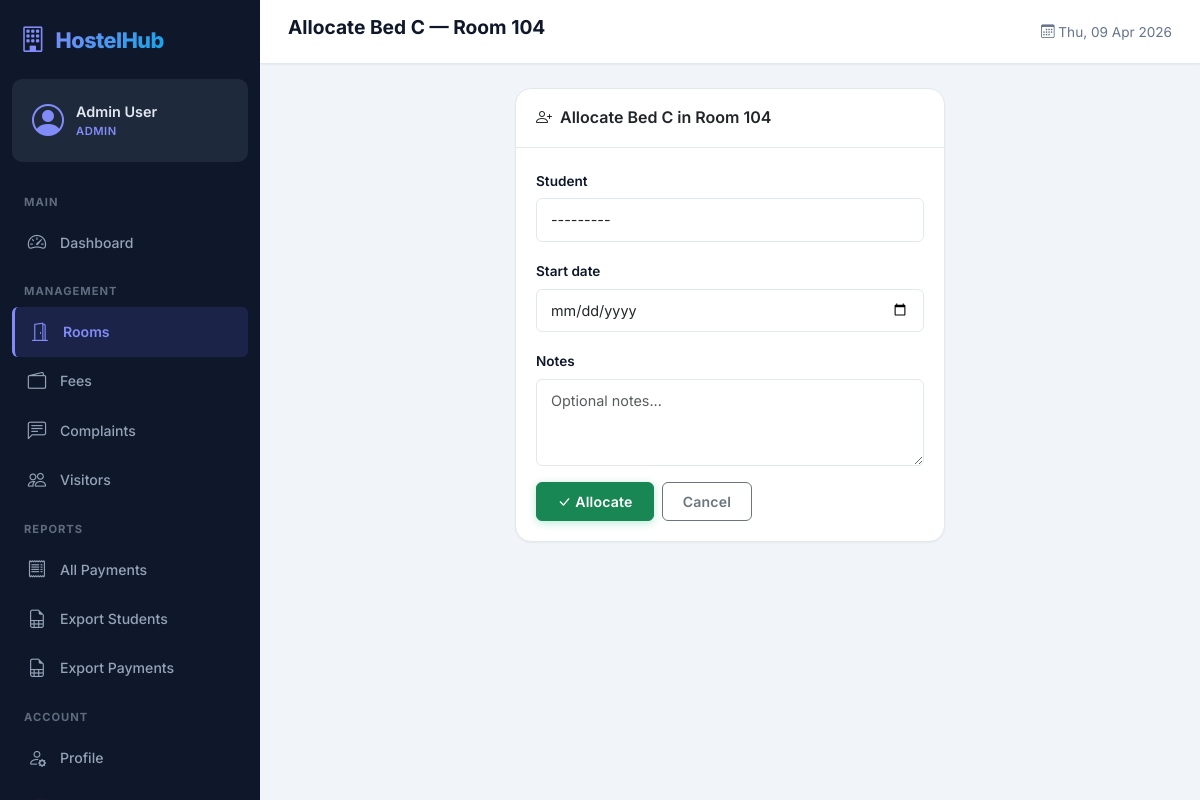
Screenshot of /rooms/allocate/8/ (signed in) with the database file from the repository.
### apps/accounts/models.py (models this page shows, shortened)
class CustomUser(AbstractUser):
    ROLE_CHOICES = [
        ('student', 'Student'),
        ('admin', 'Admin'),
        ('warden', 'Warden'),
    ]
    role = models.CharField(max_length=10, choices=ROLE_CHOICES, default='student')
    phone = models.CharField(max_length=15, blank=True)
    parent_phone = models.CharField(max_length=15, blank=True, verbose_name='Parent/Guardian Phone')
    address = models.TextField(blank=True)
    institution = models.CharField(max_length=200, blank=True, verbose_name='College/Institution')
    profile_pic = models.ImageField(upload_to='profile_pics/', blank=True, null=True)
    class Meta:
        verbose_name = 'User'
        verbose_name_plural = 'Users'
    def __str__(self):
        return f"{self.get_full_name() or self.username} ({self.get_role_display()})"
    @property
    def is_student(self):
        return self.role == 'student'
    @property
    def is_hostel_admin(self):
        return self.role == 'admin' or self.is_superuser

### apps/rooms/models.py (models this page shows, shortened)
class Bed(models.Model):
    STATUS_CHOICES = [
        ('available', 'Available'),
        ('occupied', 'Occupied'),
        ('maintenance', 'Under Maintenance'),
    ]
    room = models.ForeignKey(Room, on_delete=models.CASCADE, related_name='beds')
    bed_label = models.CharField(max_length=10, help_text='e.g., A, B, C')
    status = models.CharField(max_length=15, choices=STATUS_CHOICES, default='available')
    class Meta:
        unique_together = ('room', 'bed_label')
        ordering = ['room', 'bed_label']

class Room(models.Model):
    ROOM_TYPE_CHOICES = [
        ('single', 'Single'),
        ('double', 'Double'),
        ('triple', 'Triple'),
        ('dormitory', 'Dormitory'),
    ]
    room_number = models.CharField(max_length=20, unique=True)
    floor = models.PositiveIntegerField(default=1)
    room_type = models.CharField(max_length=10, choices=ROOM_TYPE_CHOICES, default='double')
    total_beds = models.PositiveIntegerField(default=2)
    is_ac = models.BooleanField(default=False, verbose_name='Air Conditioned')
    monthly_rent = models.DecimalField(max_digits=10, decimal_places=2, default=5000.00)
    description = models.TextField(blank=True)
    created_at = models.DateTimeField(auto_now_add=True)
    class Meta:
        ordering = ['floor', 'room_number']

### apps/rooms/views.py (the view)
    def wrapper(request, *args, **kwargs):
        if not request.user.is_authenticated:
            return redirect('accounts:login')
        if not (request.user.is_hostel_admin or request.user.is_warden):
            messages.error(request, 'Access denied. Admin/Warden only.')
            return redirect('dashboard:home')
        return view_func(request, *args, **kwargs)

### apps/rooms/forms.py
class AllocationForm(forms.ModelForm):
    student = forms.ModelChoiceField(
        queryset=CustomUser.objects.filter(role='student'),
        widget=forms.Select(attrs={'class': 'form-control'})
    )
    class Meta:
        model = Allocation
        fields = ['student', 'start_date', 'notes']
        widgets = {
            'start_date': forms.DateInput(attrs={
                'class': 'form-control',
                'type': 'date'
            }),
            'notes': forms.Textarea(attrs={
                'class': 'form-control',
                'rows': 3,
                'placeholder': 'Optional notes...'
            }),
        }

### apps/rooms/views.py (called while the page is built)
def admin_required(view_func):
    def wrapper(request, *args, **kwargs):
        if not request.user.is_authenticated:
            return redirect('accounts:login')
        if not (request.user.is_hostel_admin or request.user.is_warden):
            messages.error(request, 'Access denied. Admin/Warden only.')
            return redirect('dashboard:home')
        return view_func(request, *args, **kwargs)
    return wrapper

@admin_required
def allocate_bed(request, bed_id):
    bed = get_object_or_404(Bed, pk=bed_id)
    if bed.status != 'available':
        messages.error(request, 'This bed is not available for allocation.')
        return redirect('rooms:room_detail', pk=bed.room.pk)
    if request.method == 'POST':
        form = AllocationForm(request.POST)
        if form.is_valid():
            allocation = form.save(commit=False)
            allocation.bed = bed
            allocation.allocated_by = request.user
            allocation.save()
            messages.success(request, f'Bed {bed.bed_label} in Room {bed.room.room_number} allocated to {allocation.student.get_full_name()}.')
            return redirect('rooms:room_detail', pk=bed.room.pk)
    else:
        form = AllocationForm()
    return render(request, 'rooms/allocate_bed.html', {
        'form': form,
        'bed': bed,
    })

### templates/rooms/allocate_bed.html (shortened to what this page needs)
{% extends 'base.html' %}
{% block page_title %}Allocate Bed {{ bed.bed_label }} — Room {{ bed.room.room_number }}{% endblock %}
{% block content %}
<div class="row justify-content-center">
    <div class="col-lg-6">
        <div class="card animate-slide-up">
            <div class="card-header">
                <i class="bi bi-person-plus me-2"></i>Allocate Bed {{ bed.bed_label }} in Room {{ bed.room.room_number }}
            </div>
            <div class="card-body">
                <form method="POST">
                    {% for field in form %}
                    <div class="mb-3">
                        <label class="form-label">{{ field.label }}</label>
                        {{ field }}
                    </div>
                    {% endfor %}
                    <div class="d-flex gap-2">
                        <button type="submit" class="btn btn-success">
                            <i class="bi bi-check-lg me-1"></i>Allocate
                        </button>
                        <a href="{% url 'rooms:room_detail' bed.room.pk %}" class="btn btn-outline-secondary">Cancel</a>
                    </div>
                </form>
            </div>
        </div>
    </div>
</div>
{% endblock %}

### templates/base.html (shortened to what this page needs)
{% load static %}
<!DOCTYPE html>
<html lang="en" data-bs-theme="light">
<head>
    <link href="https://cdn.jsdelivr.net/npm/bootstrap@5.3.3/dist/css/bootstrap.min.css" rel="stylesheet">
    <link rel="stylesheet" href="https://cdn.jsdelivr.net/npm/bootstrap-icons@1.11.3/font/bootstrap-icons.min.css">
    <link rel="stylesheet" href="{% static 'css/style.css' %}">
</head>
<body>
    {% if user.is_authenticated %}
    <div class="app-wrapper">
        <nav class="sidebar" id="sidebar">
            <div class="sidebar-header">
                <div class="brand">
                    <i class="bi bi-building"></i>
                    <span class="brand-text">HostelHub</span>
                </div>
            </div>
            <div class="sidebar-user">
                <div class="user-avatar">
                    <i class="bi bi-person-circle"></i>
                </div>
                <div class="user-info">
                    <span class="user-name">{{ user.get_full_name|default:user.username }}</span>
                    <span class="user-role badge-role">{{ user.get_role_display }}</span>
                </div>
            </div>
            <ul class="sidebar-nav">
                <li class="nav-section">Main</li>
                <li class="nav-item {% if request.resolver_match.url_name == 'home' %}active{% endif %}">
                    <a href="{% url 'dashboard:home' %}">
                        <i class="bi bi-speedometer2"></i>
                        <span>Dashboard</span>
                    </a>
                </li>
                <li class="nav-section">Management</li>
                <li class="nav-item {% if 'rooms' in request.resolver_match.app_name %}active{% endif %}">
                    <a href="{% url 'rooms:room_list' %}">
                        <i class="bi bi-door-open"></i>
                        <span>Rooms</span>
                    </a>
                </li>
                <li class="nav-item {% if 'fees' in request.resolver_match.app_name %}active{% endif %}">
                    <a href="{% url 'fees:fee_dashboard' %}">
                        <i class="bi bi-wallet2"></i>
                        <span>Fees</span>
                    </a>
                </li>
                <li class="nav-item {% if 'complaints' in request.resolver_match.app_name %}active{% endif %}">
                    <a href="{% url 'complaints:complaint_list' %}">
                        <i class="bi bi-chat-left-text"></i>
                        <span>Complaints</span>
                    </a>
                </li>
                <li class="nav-item {% if 'visitors' in request.resolver_match.app_name %}active{% endif %}">
                    <a href="{% url 'visitors:visitor_list' %}">
                        <i class="bi bi-people"></i>
                        <span>Visitors</span>
                    </a>
                </li>
                {% if user.is_hostel_admin or user.is_warden %}
                <li class="nav-section">Reports</li>
                <li class="nav-item">
                    <a href="{% url 'fees:all_payments' %}">
                        <i class="bi bi-receipt"></i>
                        <span>All Payments</span>
                    </a>
                </li>
                <li class="nav-item">
                    <a href="{% url 'dashboard:export_csv' 'students' %}">
                        <i class="bi bi-file-earmark-spreadsheet"></i>
                        <span>Export Students</span>
                    </a>
                </li>
                <li class="nav-item">
                    <a href="{% url 'dashboard:export_csv' 'payments' %}">
                        <i class="bi bi-file-earmark-spreadsheet"></i>
                        <span>Export Payments</span>
                    </a>
                </li>
                {% endif %}
                <li class="nav-section">Account</li>
                <li class="nav-item {% if request.resolver_match.url_name == 'profile' %}active{% endif %}">
                    <a href="{% url 'accounts:profile' %}">
                        <i class="bi bi-person-gear"></i>
                        <span>Profile</span>
                    </a>
                </li>
                <li class="nav-item">
                    <a href="{% url 'accounts:logout' %}" class="text-danger">
                        <i class="bi bi-box-arrow-left"></i>
                    </a>
                </li>
            </ul>
        </nav>
        <main class="main-content">
            <header class="top-navbar">
                <h1 class="page-title">{% block page_title %}Dashboard{% endblock %}</h1>
                <div class="navbar-actions">
                    <span class="welcome-text d-none d-sm-inline">
                        <i class="bi bi-calendar3"></i>
                        {% now "D, d M Y" %}
                    </span>
                </div>
            </header>
            <div class="content-area">
                {% block content %}{% endblock %}
            </div>
        </main>
    </div>
    {% endif %}
</body>
</html>

### rows the page displays
CustomUser: get_full_name "Admin User", role "ADMIN"
Bed: bed_label "C", room.room_number "104"

### other values shown
{{ field.label }} "Student" "Start date" "Notes"
